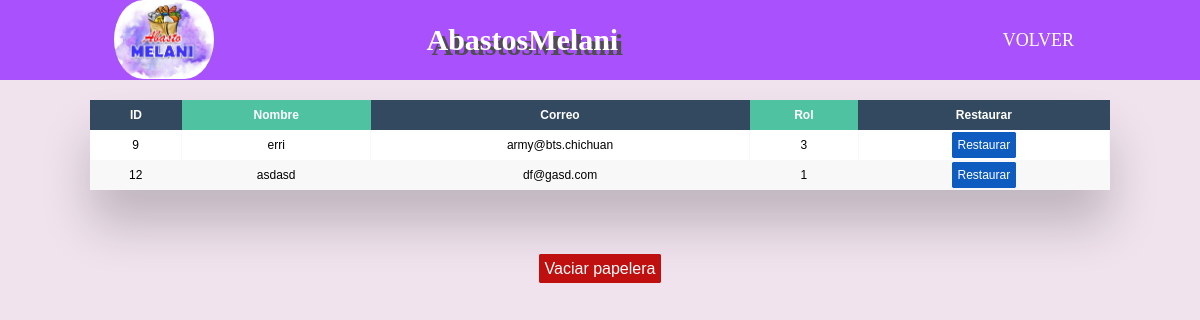
/userdumb.php, run on the app's committed database.
### tables this page shows
CREATE TABLE `userdumb` (
  `ID_ud` int(11) NOT NULL,
  `name_ud` varchar(20) NOT NULL,
  `cont_ud` int(11) NOT NULL,
  `mail_ud` varchar(20) NOT NULL,
  `rol_ud` int(11) NOT NULL,
  PRIMARY KEY (`ID_ud`)
);

### clases/userdumb.php (called while the page is built, shortened)
<?php
class registro{
    private $con;
    public function __construct()
    {
        $this->con = mysqli_connect('localhost','root','','abastos_melani');
    }
    public function view(){
        $sql = "SELECT * FROM userdumb";
        $datos = mysqli_query($this->con,$sql);
        include('view/userdumb.php');
    }
}

### userdumb.php (called while the page is built)
<?php include ('clases/userdumb.php');
$resulta = new registro();
$resulta -> view();?>
<?php include('shared/footer.php');?>

### view/userdumb.php (the view, shortened to what this page needs)
<!DOCTYPE html>
<html lang="es">
<head>
    <link rel="stylesheet" href="css/estilos_menu.css">
    <link rel="stylesheet" href="css/estilo_tablas.css">
    <link rel="stylesheet" href="css/botone.css">
</head>
<body>
<header class="content_header">
        <nav class="content_nav">
            <a href=""><img src="img/logo.png" alt="logo" class="nav_logo"></a>
            <div href="" class="nav_titulo">AbastosMelani</div>
            <ul class="nav_menu">
                <li class="nav_menu_item">
                    <a href="papelera.php" class="nav_menu_link nav_link">volver</a>
                </li>
            </ul>
        </nav>
    </header>
<div class="table-wrapper">
        <table class="fl-table">
            <thead>
                <tr>
                    <th>ID</th>
                    <th>Nombre</th>
                    <th>Correo</th>
                    <th>Rol</th>
                    <th>Restaurar</th>
                </tr>
            </thead>
    <tbody>
        <?php
            if(mysqli_num_rows($datos) > 0)
            {
                while($row = mysqli_fetch_array($datos))
                {
        ?>
            <tr>
                <td><?php  echo $row['ID_ud']?></td>
                <td><?php  echo $row['name_ud']?></td>
                <td><?php  echo $row['mail_ud']?></td>
                <td><?php  echo $row['rol_ud']?></td>
                <td><a class="edit" href="restore_user.php?id=<?php echo $row['ID_ud'] ?>" >Restaurar</a></td>
            </tr>
            <?php
                }
            }
            ?>
    </tbody>
</table>
</div>
<center><a class="delete" href="controlador/drop_userd.php">Vaciar papelera</a></center>

### css/estilos_menu.css (style rules this page uses)
* { margin: 0; box-sizing: border-box; }
body { padding: 90px 20px 0; }
.content_header { font-family: cursive; background: #a951fc; height: 80px; position: fixed; width: 100%; top: 0; left: 0; }
.content_nav { display: flex; justify-content: space-between; max-width: 992px; margin: 0 auto; }
.nav_logo { position: absolute; padding: 0 10px ; display: inline-block; width: 120px; border-radius: 100px; }
.nav_titulo { font-size: 30px; font-weight: bold; padding: 0 40px; line-height: 80px; color: #ffffff; text-shadow: 5px 5px 0 #4e4e4e; }
.nav_link { color: #ffffff; text-decoration: none; }
.nav_menu { display: flex; list-style: none; }
.nav_menu_item { font-size: 18px; margin: 0 10px; line-height: 80px; text-transform: uppercase; width: max-content; }
.nav_menu_link { padding: 8px 12px; border-radius: 3px; }

### css/estilo_tablas.css (style rules this page uses)
* { box-sizing: border-box; -webkit-box-sizing: border-box; -moz-box-sizing: border-box; }
body { font-family: Helvetica; -webkit-font-smoothing: antialiased; background: rgb(240, 227, 238); }
.table-wrapper { margin: 10px 70px 70px; box-shadow: 0px 35px 50px rgba( 0, 0, 0, 0.2 ); }
.fl-table { border-radius: 5px; font-size: 12px; font-weight: normal; border: none; border-collapse: collapse; width: 100%; max-width: 100%; white-space: nowrap; background-color: white; }
.fl-table td, .fl-table th { text-align: center; padding: 8px; }
.fl-table td { border-right: 1px solid #f8f8f8; font-size: 12px; }
.fl-table thead th { color: #ffffff; background: #4FC3A1; }
.fl-table thead th:nth-child(odd) { color: #ffffff; background: #324960; }
.fl-table tr:nth-child(even) { background: #F8F8F8; }

### css/botone.css (style rules this page uses)
.delete { text-decoration: none; border: 1px solid rgb(192, 15, 15); background-color: rgb(192, 15, 15); color: white; padding: 5px; border-radius: 2px; }
.edit { text-decoration: none; border: 1px solid rgb(15, 92, 192); background-color: rgb(15, 92, 192); color: white; padding: 5px; border-radius: 2px; }

### data on the page
userdumb: ID_ud "9", name_ud "erri", mail_ud "army@bts.chichuan", rol_ud "3"
userdumb: ID_ud "12", name_ud "asdasd", mail_ud "df@gasd.com", rol_ud "1"
